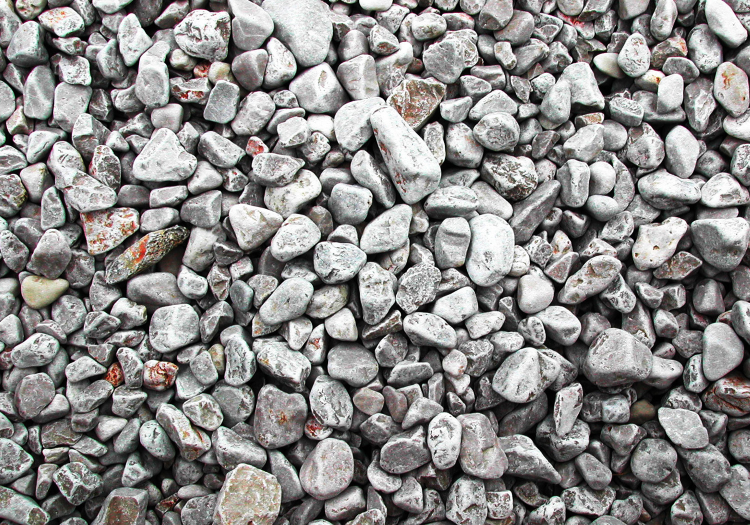
#> input picture stones.jpg, 1500 x 1050 px (shown at 1/2 size)
$ python main_orb.py
#> lines starting #> are read from the running program, lines starting #| are printed output that depends on the picture
import cv2
import sys

def main():
    # Read in an image, and convert it to grayscale.
    marker_image = cv2.imread("stones.jpg", cv2.IMREAD_GRAYSCALE)
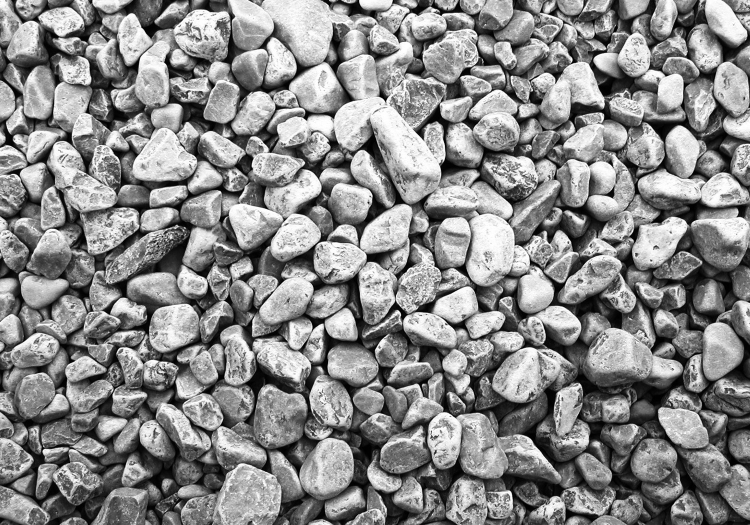
#> marker_image: shape (1050, 1500) (shown at 1/2 size); min 0, max 255, mean 137.1
    if marker_image is None:
        print("Can't read marker image from file")
        sys.exit()
    # Optionally reduce the size of the marker image.
    h = int(0.5 * marker_image.shape[0])
#> h = 525
    w = int(0.5 * marker_image.shape[1])
#> w = 750
    marker_image = cv2.resize(src=marker_image, dsize=(w, h))
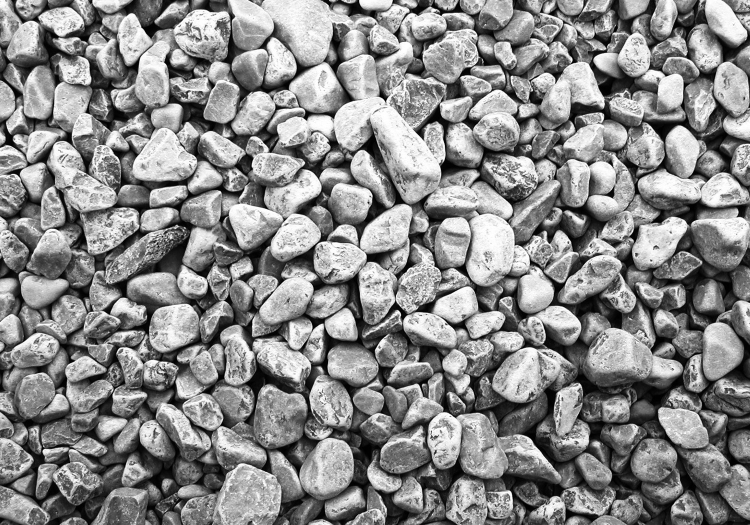
#> marker_image: shape (525, 750); min 0, max 255, mean 137.2

    # Initialize feature detector.
    detector = cv2.ORB_create(nfeatures=2500,  # default = 500
                              edgeThreshold=16)  # default = 31

    # Detect keypoints in marker image and compute descriptors.
    kp, desc = detector.detectAndCompute(image=marker_image, mask=None)
#> kp = 2500 keypoints; strongest (x, y, size): (385, 100, 31), (18, 174, 31), (571, 60, 31), (397, 312, 37.2)

    # Optionally draw keypoints on marker image.
    marker_image_display = cv2.cvtColor(src=marker_image, code=cv2.COLOR_GRAY2BGR)
#> (the run stopped early here; a loop or call above may not have finished)

$ run again, with roster.jpg copied over stones.jpg
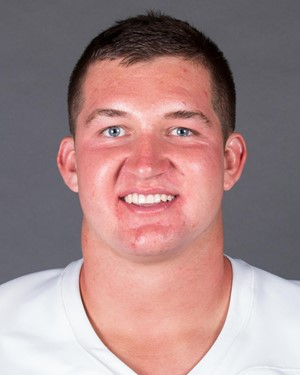
#> input picture roster.jpg, 300 x 375 px
#> in main, `marker_image = cv2.imread("stones.jpg", cv2.IMREAD_GRAYSCALE)`:
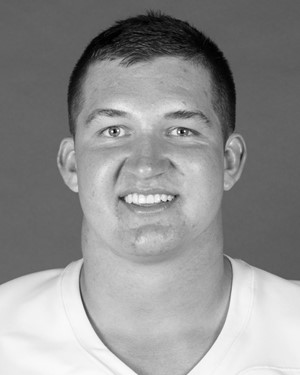
#> marker_image: shape (375, 300); min 0, max 255, mean 144.1
#> kp = 411 keypoints; strongest (x, y, size): (57, 65, 31), (90, 66, 31), (61, 98, 31), (65, 99, 31)

$ run again, with wildtextures-stone_pebbles_seamless_texture-480x480.jpg copied over stones.jpg
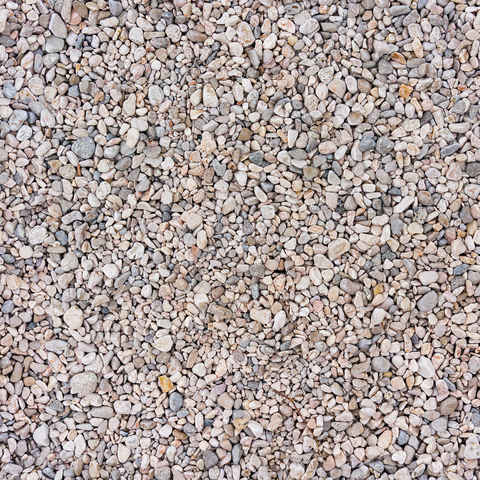
#> input picture wildtextures-stone_pebbles_seamless_texture-480x480.jpg, 480 x 480 px
#> in main, `marker_image = cv2.imread("stones.jpg", cv2.IMREAD_GRAYSCALE)`:
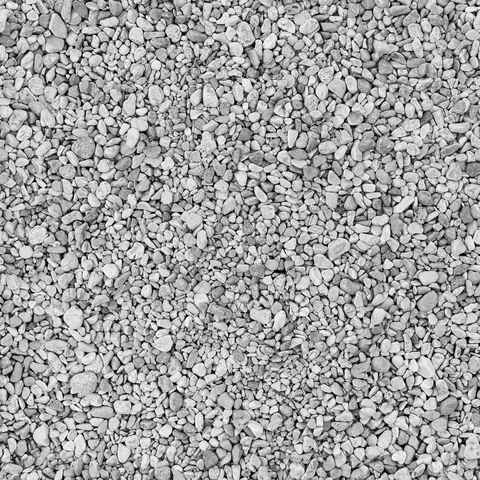
#> marker_image: shape (480, 480); min 0, max 255, mean 161.3
#> in main, `marker_image = cv2.resize(src=marker_image, dsize=(w, h))`:
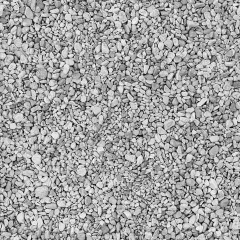
#> marker_image: shape (240, 240); min 2, max 250, mean 161.5
#> kp = 2253 keypoints; strongest (x, y, size): (207, 102, 31), (201, 203, 31), (205, 102, 31), (138, 169, 31)
